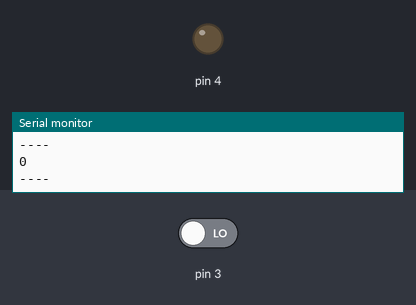
A sketch run on a simulated Arduino Uno, built with avr-gcc and run on an emulated ATmega328P. Shown: output pins drawn as LEDs (lit = HIGH), the last lines printed to the serial monitor. The test bench sets the inputs (shaded band); at power-on: pin 3 LOW.

Above: at 1.8 s.
1.9 s: pin 3 driven HIGH
At 3.2 s:
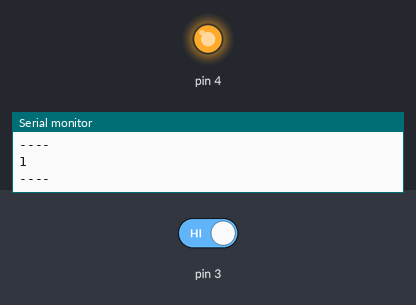
3.5 s: pin 3 driven LOW
At 4.4 s:
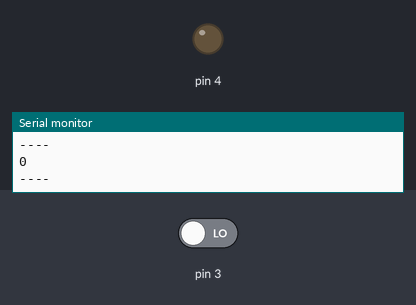
Timing chart, 0 to 6.5 s (numbered marks = the images above; inputs shaded):
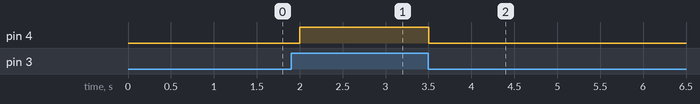

The sketch:

sketch_Serial.ino
```cpp
void setup() {
  // put your setup code here, to run once:
  Serial.begin(9600);
  pinMode(3, INPUT);
  pinMode(4, OUTPUT);
}

void loop() {
  // put your main code here, to run repeatedly:
  int pin = 0;
  pin = digitalRead(3);
  Serial.println(pin);
  Serial.println("----");
  digitalWrite(4, pin);
  delay(500);
}
```

Measured:
- after the input at 1.9 s, pin 4: LOW → HIGH after 0.10 s
- after the input at 3.5 s, pin 4: HIGH → LOW at once
